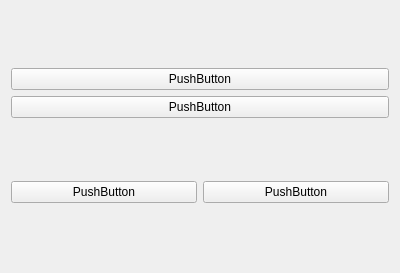
<?xml version="1.0" encoding="UTF-8"?>
<ui version="4.0">
 <class>Form</class>
 <widget class="QWidget" name="Form">
  <property name="geometry">
   <rect>
    <x>0</x>
    <y>0</y>
    <width>400</width>
    <height>273</height>
   </rect>
  </property>
  <property name="windowTitle">
   <string>Form</string>
  </property>
  <layout class="QVBoxLayout" name="verticalLayout_2">
   <item>
    <layout class="QVBoxLayout" name="verticalLayout">
     <item>
      <widget class="QPushButton" name="pushButton_2">
       <property name="text">
        <string>PushButton</string>
       </property>
      </widget>
     </item>
     <item>
      <widget class="QPushButton" name="pushButton">
       <property name="text">
        <string>PushButton</string>
       </property>
      </widget>
     </item>
    </layout>
   </item>
   <item>
    <layout class="QHBoxLayout" name="horizontalLayout">
     <item>
      <widget class="QPushButton" name="pushButton_4">
       <property name="text">
        <string>PushButton</string>
       </property>
      </widget>
     </item>
     <item>
      <widget class="QPushButton" name="pushButton_3">
       <property name="text">
        <string>PushButton</string>
       </property>
      </widget>
     </item>
    </layout>
   </item>
  </layout>
 </widget>
 <resources/>
 <connections/>
</ui>
